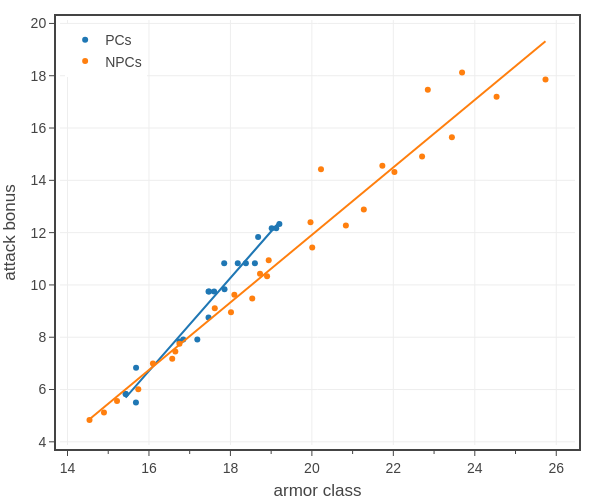

The cell this chart's notebook holds for it:
### Code cell
# plots the damage ratio for a party of four PCs against a single monster
import pandas as pd

# pc stats
classes = list(PC_CLASSES.keys())
pc_data_file = f'../../_classes/xp-and-player-characters/pc data - Medium 2 short rests.json'
dfP = load_pc_data(pc_data_file, ['class','level','hit points mean','hit points multiplier','damage per round mean','attack bonus','armor class'])
dfP['adj hit points mean'] = dfP['hit points mean']*dfP['hit points multiplier']
dfP = dfP.rename({'adj hit points mean': 'adj HP', 'damage per round mean': 'adj DPR', 'attack bonus': 'adj AB', 'armor class': 'adj AC'}, axis=1)
xp_values = 0.5*np.array(ENCOUNTER_DIFFICULTIES['Daily']['XP'])
dfP['XP'] = dfP.apply(lambda row: xp_values[row['level']-1], axis=1)
dfP = dfP[dfP['class'].isin(classes)]
dfP = dfP[['level','adj HP','adj DPR','adj AC','adj AB','XP']].groupby(['level']).mean()

# monster stats
dfM = pd.read_csv('../../assets/data/monsters-2014.csv')
dfM['adj AC']  = 0.5*(dfM['adj AC'] + dfM['adj SB'] + 14)
dfM = dfM[dfM['CR'].between(1, 28)]
dfM = dfM[['CR','HP','adj HP','AC','adj AC','adj DPR','adj AB','XP']].groupby(['CR']).mean()
dfM.sort_values(by='CR', inplace=True)


# create figure
fig = go.Figure()

"""fig.add_scatter(
    x=dfP['adj AC'], 
    y=dfP['adj AB'],
    name='PCs',
    mode='lines+markers',
)

fig.add_scatter(
    x=dfM['adj AC'], 
    y=dfM['adj AB'],
    name='NPCs',
    mode='lines+markers',
)"""

colors = iter(COLORS)
fig = tfb.plot_data_and_fit(fig, x=dfP['adj AC'], y=dfP['adj AB'], name='PCs', legendgroup='PCs', line_color=next(colors), print_coefficients=True)
fig = tfb.plot_data_and_fit(fig, x=dfM['adj AC'], y=dfM['adj AB'], name='NPCs', legendgroup='NPCs', line_color=next(colors), print_coefficients=True)

# show figure
fig.update_layout(
    template=tfb.FIG_TEMPLATE,
    xaxis=dict(
        title_text='armor class',
        #range=[0.8, 28.2],
        tick0=0, dtick=2,
        minor=dict(tick0=0, dtick=1),
    ),
    yaxis=dict(
        title_text='attack bonus',
        #range=[0, 2],
        tick0=0, dtick=2,
        minor=dict(tick0=0, dtick=2),
        tickformat='.0f',
    ),
    legend=dict(
        yanchor='top',  y=0.99,
        xanchor='left', x=0.01,
    ),
    width=600, 
    height=500,
)
fig.show(config=tfb.FIG_CONFIG)

### Figure 1 — Plotly figure (JSON) as saved in the notebook; plotly's stock layout.template omitted (floating-point values rounded to 4 significant figures)
{"data": [{"legendgroup": "PCs", "line": {"color": "#1f77b4"}, "mode": "markers", "name": "PCs", "type": "scatter", "x": [15.68, 15.43, 15.43, 15.68, 16.75, 16.84, 17.19, 17.46, 17.46, 17.48, 17.6, 17.86, 17.85, 18.18, 18.38, 18.6, 18.68, 19.01, 19.12, 19.2], "y": [5.5, 5.833, 5.833, 6.833, 7.833, 7.917, 7.917, 8.75, 9.75, 9.75, 9.75, 9.833, 10.83, 10.83, 10.83, 10.83, 11.83, 12.17, 12.17, 12.33]}, {"hoverinfo": "skip", "legendgroup": "PCs", "line": {"color": "#1f77b4"}, "mode": "lines", "name": "PCs", "showlegend": false, "type": "scatter", "x": [15.68, 15.43, 15.43, 15.68, 16.75, 16.84, 17.19, 17.46, 17.46, 17.48, 17.6, 17.86, 17.85, 18.18, 18.38, 18.6, 18.68, 19.01, 19.12, 19.2], "y": [6.14, 5.695, 5.689, 6.145, 8.042, 8.205, 8.821, 9.31, 9.31, 9.336, 9.555, 10.01, 9.995, 10.59, 10.94, 11.34, 11.48, 12.07, 12.27, 12.41]}, {"legendgroup": "NPCs", "line": {"color": "#ff7f0e"}, "mode": "markers", "name": "NPCs", "type": "scatter", "x": [14.54, 14.9, 15.22, 15.74, 16.1, 16.57, 16.65, 16.75, 17.62, 18.01, 18.1, 18.54, 18.73, 18.9, 18.94, 20.01, 19.97, 20.83, 21.27, 20.22, 22.03, 21.73, 22.71, 23.44, 22.85, 24.54, 23.69, 25.74], "y": [4.834, 5.123, 5.563, 6.014, 6.994, 7.173, 7.454, 7.752, 9.108, 8.957, 9.627, 9.481, 10.42, 10.33, 10.94, 11.43, 12.39, 12.27, 12.89, 14.42, 14.32, 14.56, 14.91, 15.65, 17.46, 17.2, 18.12, 17.86]}, {"hoverinfo": "skip", "legendgroup": "NPCs", "line": {"color": "#ff7f0e"}, "mode": "lines", "name": "NPCs", "showlegend": false, "type": "scatter", "x": [14.54, 14.9, 15.22, 15.74, 16.1, 16.57, 16.65, 16.75, 17.62, 18.01, 18.1, 18.54, 18.73, 18.9, 18.94, 20.01, 19.97, 20.83, 21.27, 20.22, 22.03, 21.73, 22.71, 23.44, 22.85, 24.54, 23.69, 25.74], "y": [4.862, 5.321, 5.735, 6.409, 6.873, 7.484, 7.584, 7.714, 8.834, 9.348, 9.455, 10.02, 10.27, 10.49, 10.54, 11.92, 11.87, 12.99, 13.56, 12.2, 14.53, 14.15, 15.41, 16.35, 15.59, 17.77, 16.67, 19.32]}], "layout": {"height": 500, "legend": {"x": 0.01, "xanchor": "left", "y": 0.99, "yanchor": "top"}, "width": 600, "xaxis": {"dtick": 2, "minor": {"dtick": 1, "tick0": 0}, "tick0": 0, "title": {"text": "armor class"}}, "yaxis": {"dtick": 2, "minor": {"dtick": 2, "tick0": 0}, "tick0": 0, "tickformat": ".0f", "title": {"text": "attack bonus"}}}}
